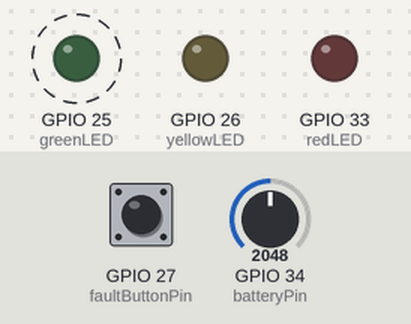
This sketch was run on a simulated ESP32. Parts: output pins drawn as LEDs (lit = HIGH). Dashed ring = blinking. Inputs (shaded band) come from the test bench; at power-on: GPIO 34 (batteryPin) = 2048, GPIO 27 (faultButtonPin) HIGH. WiFi joins after 1.5 s; servers stay silent unless stated; random numbers use the default seed unless the sketch sets one; no MQTT or app messages arrive unless stated; what the sketch prints to the serial monitor is not drawn.

Above: at 3.7 s.
3.8 s: GPIO 34 (batteryPin) set to 1289
6.0 s: GPIO 34 (batteryPin) set to 1168
At 6.5 s:
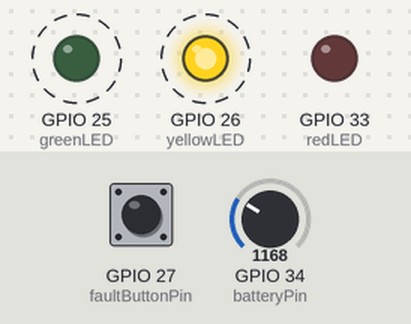
9.0 s: GPIO 27 (faultButtonPin) pulled LOW for 0.15 s
At 9.4 s:
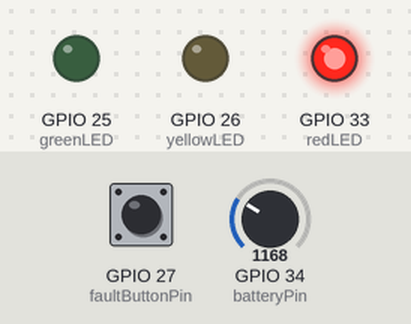
12.0 s: GPIO 34 (batteryPin) set to 887
15.0 s: GPIO 34 (batteryPin) set to 777
At 15.12 s:
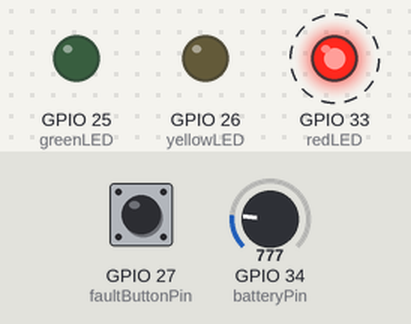
18.0 s: GPIO 34 (batteryPin) set to 1228
At 18.8 s:
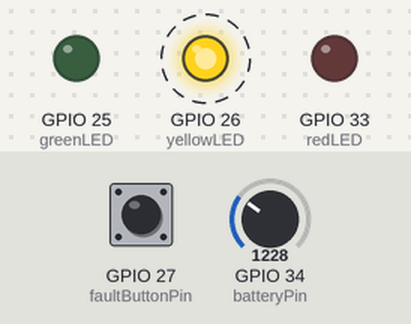
Timing chart, 0 to 22.0 s (numbered marks = the images above; inputs shaded):
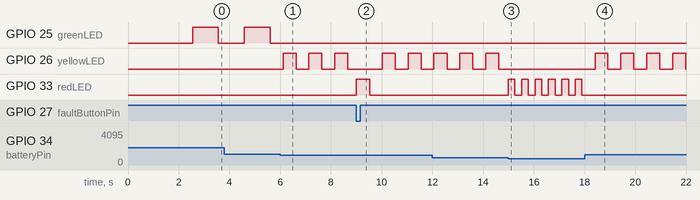

The sketch:

sketch.ino
```cpp
#include <WiFi.h>
#include <PubSubClient.h>

// ============================================================
// WIFI
// ============================================================

const char* ssid = "Wokwi-GUEST";
const char* password = "";


// ============================================================
// MQTT
// ============================================================

const char* mqtt_server = "test.mosquitto.org";
const int mqtt_port = 1883;

const char* mqtt_topic =
    "medready/aswin/equipment";


// ============================================================
// EQUIPMENT
// ============================================================

const char* device_id = "PUMP-12";
const char* location = "ICU-2";


// ============================================================
// PINS
// ============================================================

const int batteryPin = 34;
const int faultButtonPin = 27;

const int greenLED = 25;
const int yellowLED = 26;
const int redLED = 33;


// ============================================================
// MQTT
// ============================================================

WiFiClient espClient;
PubSubClient client(espClient);


// ============================================================
// TIMING
// ============================================================

unsigned long previousBlink = 0;
unsigned long previousPublish = 0;

bool ledState = false;

int blinkInterval = 1000;


// ============================================================
// WIFI
// ============================================================

void setupWiFi()
{
    Serial.println();
    Serial.print("Connecting to WiFi");

    WiFi.begin(
        ssid,
        password
    );

    while (
        WiFi.status() != WL_CONNECTED
    )
    {
        delay(500);
        Serial.print(".");
    }

    Serial.println();
    Serial.println("WiFi connected!");

    Serial.print("IP Address: ");
    Serial.println(
        WiFi.localIP()
    );
}


// ============================================================
// MQTT CONNECTION
// ============================================================

void reconnectMQTT()
{
    while (
        !client.connected()
    )
    {
        Serial.print(
            "Connecting to MQTT..."
        );

        String clientID =
            "MedReady-";

        clientID +=
            String(
                random(
                    1000,
                    9999
                )
            );


        if (
            client.connect(
                clientID.c_str()
            )
        )
        {
            Serial.println(
                "connected!"
            );
        }
        else
        {
            Serial.print(
                "failed, rc="
            );

            Serial.println(
                client.state()
            );

            delay(2000);
        }
    }
}


// ============================================================
// TURN OFF ALL LEDS
// ============================================================

void allLEDsOff()
{
    digitalWrite(
        greenLED,
        LOW
    );

    digitalWrite(
        yellowLED,
        LOW
    );

    digitalWrite(
        redLED,
        LOW
    );
}


// ============================================================
// BLINK LED
// ============================================================

void blinkLED(
    String status
)
{
    unsigned long currentTime =
        millis();


    if (
        currentTime -
        previousBlink >=
        blinkInterval
    )
    {
        previousBlink =
            currentTime;


        ledState =
            !ledState;


        allLEDsOff();


        if (
            status == "READY"
        )
        {
            digitalWrite(
                greenLED,
                ledState
            );
        }

        else if (
            status == "WARNING"
        )
        {
            digitalWrite(
                yellowLED,
                ledState
            );
        }

        else
        {
            digitalWrite(
                redLED,
                ledState
            );
        }
    }
}


// ============================================================
// SETUP
// ============================================================

void setup()
{
    Serial.begin(
        115200
    );

    delay(1000);


    // Button
    pinMode(
        faultButtonPin,
        INPUT_PULLUP
    );


    // LEDs
    pinMode(
        greenLED,
        OUTPUT
    );

    pinMode(
        yellowLED,
        OUTPUT
    );

    pinMode(
        redLED,
        OUTPUT
    );


    allLEDsOff();


    // WiFi
    setupWiFi();


    // MQTT
    client.setServer(
        mqtt_server,
        mqtt_port
    );


    Serial.println();

    Serial.println(
        "================================"
    );

    Serial.println(
        "       MEDREADY IoT SYSTEM"
    );

    Serial.println(
        "================================"
    );
}


// ============================================================
// LOOP
// ============================================================

void loop()
{
    // ========================================================
    // MQTT CONNECTION
    // ========================================================

    if (
        !client.connected()
    )
    {
        reconnectMQTT();
    }

    client.loop();


    // ========================================================
    // BATTERY
    // ========================================================

    int rawBattery =
        analogRead(
            batteryPin
        );


    int battery =
        map(
            rawBattery,
            0,
            4095,
            0,
            100
        );


    battery =
        constrain(
            battery,
            0,
            100
        );


    // ========================================================
    // FAULT
    // ========================================================

    bool fault =
        digitalRead(
            faultButtonPin
        ) == LOW;


    // ========================================================
    // READINESS
    // ========================================================

    String status;


    if (
        fault
    )
    {
        status =
            "NOT READY";

        blinkInterval =
            250;
    }

    else if (
        battery < 20
    )
    {
        status =
            "NOT READY";

        blinkInterval =
            250;
    }

    else if (
        battery < 30
    )
    {
        status =
            "WARNING";

        blinkInterval =
            500;
    }

    else
    {
        status =
            "READY";

        blinkInterval =
            1000;
    }


    // ========================================================
    // PHANTOM AVAILABILITY
    // ========================================================

    bool phantomAvailability =
        status != "READY";


    // ========================================================
    // LED
    // ========================================================

    blinkLED(
        status
    );


    // ========================================================
    // PUBLISH EVERY 3 SECONDS
    // ========================================================

    if (
        millis() -
        previousPublish >=
        3000
    )
    {
        previousPublish =
            millis();


        // ====================================================
        // SERIAL
        // ====================================================

        Serial.println();

        Serial.println(
            "================================"
        );

        Serial.println(
            "       MEDREADY STATUS"
        );

        Serial.println(
            "================================"
        );


        Serial.print(
            "Device   : "
        );

        Serial.println(
            device_id
        );


        Serial.print(
            "Location : "
        );

        Serial.println(
            location
        );


        Serial.print(
            "Battery  : "
        );

        Serial.print(
            battery
        );

        Serial.println(
            "%"
        );


        Serial.print(
            "Fault    : "
        );

        Serial.println(
            fault
                ? "YES"
                : "NO"
        );


        Serial.print(
            "Status   : "
        );

        Serial.println(
            status
        );


        Serial.print(
            "Phantom Availability : "
        );

        Serial.println(

            phantomAvailability
                ? "DETECTED"
                : "NOT DETECTED"

        );


        // ====================================================
        // JSON
        // ====================================================

        char payload[300];


        snprintf(

            payload,

            sizeof(payload),

            "{\"device_id\":\"%s\","
            "\"location\":\"%s\","
            "\"battery\":%d,"
            "\"fault\":%s,"
            "\"status\":\"%s\","
            "\"phantom_availability\":%s}",

            device_id,

            location,

            battery,

            fault
                ? "true"
                : "false",

            status.c_str(),

            phantomAvailability
                ? "true"
                : "false"

        );


        Serial.print(
            "MQTT: "
        );

        Serial.println(
            payload
        );


        // ====================================================
        // NORMAL MQTT PUBLISH
        //
        // IMPORTANT:
        // NO retain
        // ====================================================

        if (
            client.connected()
        )
        {

            bool published =
                client.publish(
                    mqtt_topic,
                    payload
                );


            if (
                published
            )
            {
                Serial.println(
                    "Message published!"
                );
            }
            else
            {
                Serial.println(
                    "Message publish failed!"
                );
            }

        }


        Serial.println(
            "================================"
        );
    }


    delay(20);
}
```

Measured:
- the behaviour switches between 1229 and 1228 on GPIO 34 (batteryPin) (found by bisection; images 0 and 1)
- the behaviour switches between 819 and 818 on GPIO 34 (batteryPin) (found by bisection; images 2 and 3)
- after the input at 6.0 s, GPIO 26 (yellowLED): alternates HIGH for 0.51 s and LOW for 0.51 s, starting after 0.12 s
- after the input at 9.0 s, GPIO 33 (redLED): LOW → HIGH at once, → LOW 0.52 s later
- after the input at 15.0 s, GPIO 33 (redLED): alternates HIGH for 0.26 s and LOW for 0.26 s, starting at once
- after the input at 18.0 s, GPIO 26 (yellowLED): alternates HIGH for 0.51 s and LOW for 0.51 s, starting after 0.41 s
